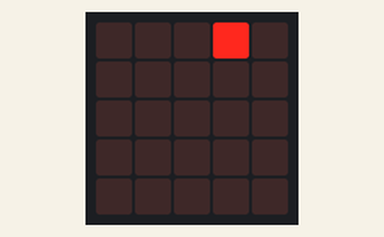
Simulated run of this program. Board: BBC micro:bit running MicroPython. Shown: the board's 5×5 LED display. Random numbers come from a fixed seed.

Above: at 0.01 s.
At 4.7 s:
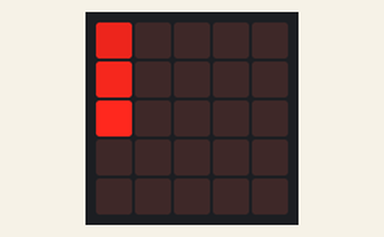
At 9.27 s:
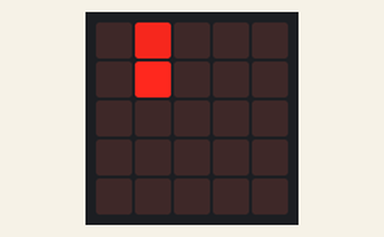
At 18.53 s:
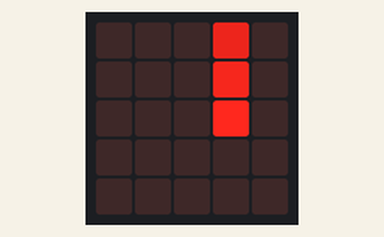
At 27.8 s:
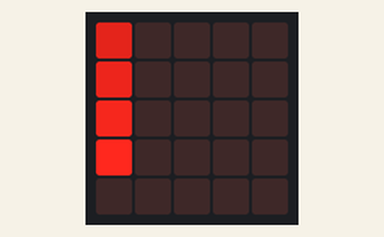
At 37.1 s:
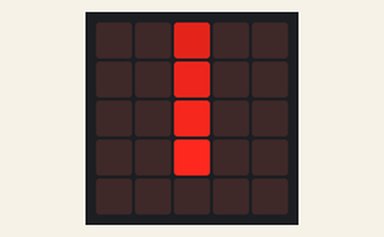

The program:

LallingLeds.py
```python
from microbit import *
from random   import *
T = const(41)
V = const(63)
display.clear()
seed(running_time())
set_volume(V)                 # 0 ~ 255

#           01234      x = 0
#            12345     x = 1
#             23456    x = 2
#              34567   x = 3
#               45678  x = 4
#
#                      i = 4  5  6  7  8  9 10 11 12 13 14 15 16 17
string00 = "000000000" #   4|
string01 = "000000000" #   3| 4|
string02 = "000000000" #   2| 3| 4|
string03 = "000000000" #   1| 2| 3| 4|
string04 = "000090000" #   0| 1| 2| 3| 4|
string05 = "000080000" #      0| 1| 2| 3| 4|
string06 = "000070000" #         0| 1| 2| 3| 4|
string07 = "000060000" #            0| 1| 2| 3| 4|
string08 = "000050000" #               0| 1| 2| 3| 4|
string09 = "000040000" #                  0| 1| 2| 3| 4|
string10 = "000030000" #                     0| 1| 2| 3| 4|
string11 = "000020000" #                        0| 1| 2| 3| 4|
string12 = "000010000" #                           0| 1| 2| 3| 4|
string13 = "000000000" #                              0| 1| 2| 3| 4|
string14 = "000000000" #                                 0| 1| 2| 3|
string15 = "000000000" #                                    0| 1| 2|
string16 = "000000000" #                                       0| 1|
string17 = "000000000" #                                          0|

strings  = [string00, string01, string02, string03, string04, string05, string06, string07, string08,
            string09, string10, string11, string12, string13, string14, string15, string16, string17]

x = 0
y = 0

while True:

    while (x == y):
        x = randint(0, 4)

#   audio.play(Sound.HELLO, wait=False)

    for i in range(4, 18, 1): # 18 = 17 + 1

        imagex = Image( (strings[i-0][x:(x+5)]) + # row 0
                  ":" + (strings[i-1][x:(x+5)]) + # row 1
                  ":" + (strings[i-2][x:(x+5)]) + # row 2
                  ":" + (strings[i-3][x:(x+5)]) + # row 3
                  ":" + (strings[i-4][x:(x+5)]) ) # row 4

        display.show(imagex)

        sleep(T)

    y = x
```
